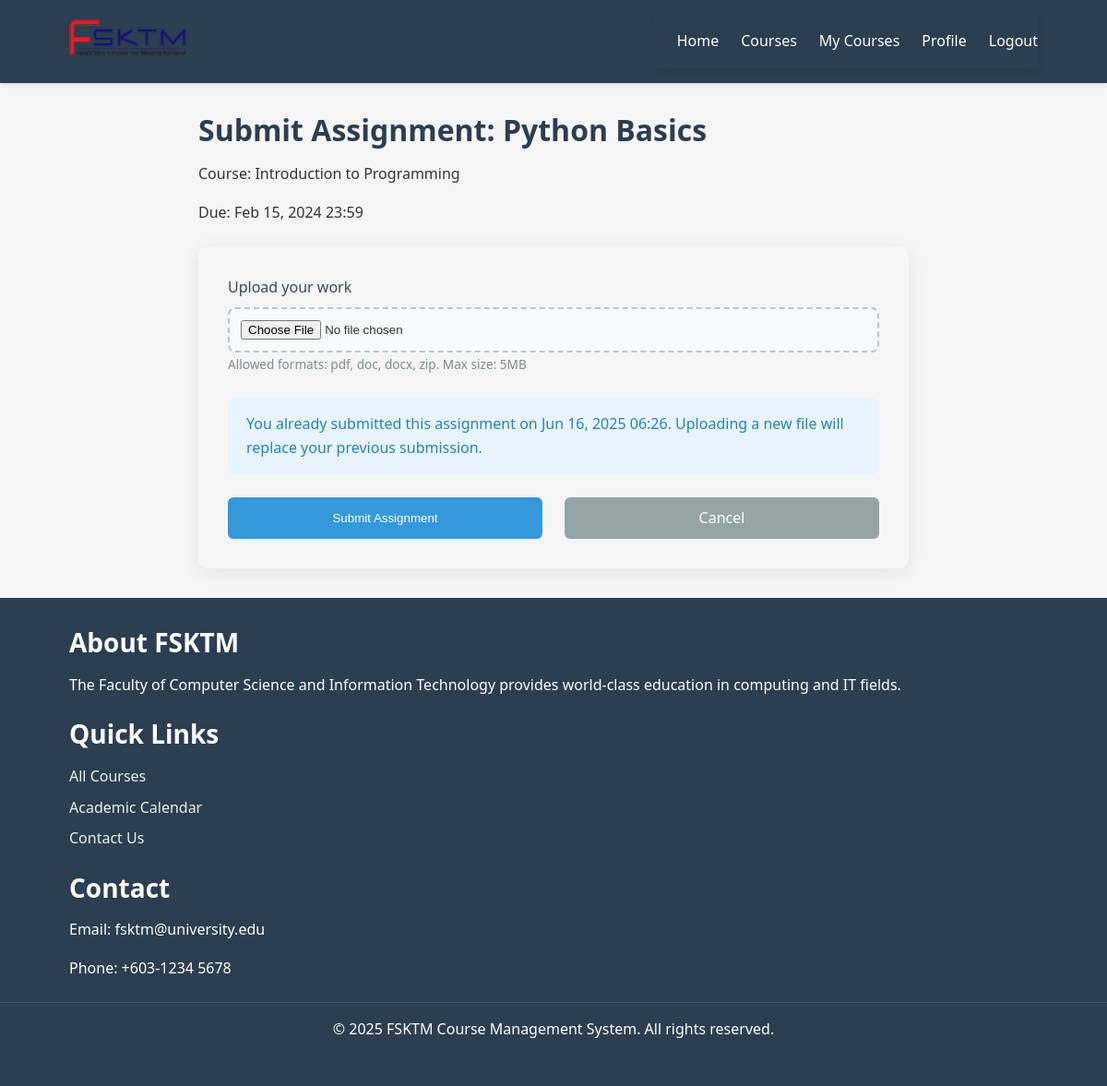
The page /pages/assignment-submit.php?id=1 (signed in) on the database its author committed.
### tables this page shows
CREATE TABLE `assignments` (
  `assignment_id` int(11) NOT NULL,
  `course_id` int(11) NOT NULL,
  `title` varchar(200) NOT NULL,
  `description` text DEFAULT NULL,
  `due_date` datetime NOT NULL,
  `max_marks` int(11) DEFAULT 100,
  `created_at` timestamp NOT NULL DEFAULT current_timestamp(),
  `updated_at` timestamp NOT NULL DEFAULT current_timestamp() ON UPDATE current_timestamp()
);

CREATE TABLE `courses` (
  `course_id` int(11) NOT NULL,
  `course_code` varchar(10) NOT NULL,
  `course_name` varchar(100) NOT NULL,
  `description` text DEFAULT NULL,
  `credits` int(11) NOT NULL DEFAULT 3,
  `semester` enum('1','2','3') NOT NULL,
  `academic_year` varchar(9) NOT NULL,
  `max_students` int(11) DEFAULT 40,
  `current_enrolled` int(11) DEFAULT 0,
  `instructor_id` int(11) DEFAULT NULL,
  `schedule_day` varchar(20) DEFAULT NULL,
  `schedule_time` varchar(50) DEFAULT NULL,
  `classroom` varchar(20) DEFAULT NULL,
  `course_image` varchar(255) DEFAULT 'default-course.jpg',
  `prerequisites` text DEFAULT NULL,
  `category_id` int(11) DEFAULT NULL,
  `is_active` tinyint(1) DEFAULT 1,
  `created_at` timestamp NOT NULL DEFAULT current_timestamp(),
  `updated_at` timestamp NOT NULL DEFAULT current_timestamp() ON UPDATE current_timestamp()
);

CREATE TABLE `submissions` (
  `submission_id` int(11) NOT NULL,
  `assignment_id` int(11) NOT NULL,
  `user_id` int(11) NOT NULL,
  `submission_date` timestamp NOT NULL DEFAULT current_timestamp(),
  `file_path` varchar(255) NOT NULL,
  `marks` decimal(5,2) DEFAULT NULL,
  `feedback` text DEFAULT NULL,
  `status` enum('submitted','late','graded') DEFAULT 'submitted'
);

### pages/assignment-submit.php (the view, shortened to what this page needs)
<?php
require_once '../includes/header.php';
$assignment_id = (int)$_GET['id'];
$db = new Database();
$conn = $db->getConnection();
$stmt = $conn->prepare("
    SELECT a.*, c.course_name
    FROM assignments a
    JOIN courses c ON a.course_id = c.course_id
    WHERE a.assignment_id = ?
");
$stmt->bind_param("i", $assignment_id);
$stmt->execute();
$assignment = $stmt->get_result()->fetch_assoc();
$stmt = $conn->prepare("
    SELECT * FROM submissions
    WHERE assignment_id = ? AND user_id = ?
");
$stmt->bind_param("ii", $assignment_id, $_SESSION['user_id']);
$stmt->execute();
$existing_submission = $stmt->get_result()->fetch_assoc();
?>
<div class="submit-container">
    <h2>Submit Assignment: <?= $assignment['title'] ?></h2>
    <p>Course: <?= $assignment['course_name'] ?></p>
    <p>Due: <?= date('M j, Y H:i', strtotime($assignment['due_date'])) ?></p>
    <div class="card">
        <div class="card-body">
            <form method="POST" enctype="multipart/form-data">
                <div class="form-group">
                    <label for="submission_file">Upload your work</label>
                    <input type="file" class="form-control-file" id="submission_file" name="submission_file" required>
                    <small class="form-text text-muted">
                        Allowed formats: <?= implode(', ', ALLOWED_TYPES) ?>. Max size: <?= (MAX_FILE_SIZE / 1024 / 1024) ?>MB
                    </small>
                </div>
                <?php if ($existing_submission): ?>
                    <div class="alert alert-info">
                        You already submitted this assignment on <?= date('M j, Y H:i', strtotime($existing_submission['submission_date'])) ?>.
                        Uploading a new file will replace your previous submission.
                    </div>
                <?php endif; ?>
                <div class="form-actions">
                    <button type="submit" class="btn btn-primary">Submit Assignment</button>
                    <a href="course-details.php?id=<?= $assignment['course_id'] ?>" class="btn btn-secondary">Cancel</a>
                </div>
            </form>
        </div>
    </div>
</div>
<?php require_once '../includes/footer.php'; ?>

### assets/css/style.css (style rules this page uses)
:root { --primary-color: #3498db; --secondary-color: #2ecc71; --danger-color: #e74c3c; --warning-color: #f39c12; --dark-color: #2c3e50; --light-color: #ecf0f1; --gray-color: #95a5a6; --white-color: #ffffff; --black-color: #000000; }
* { margin: 0; padding: 0; box-sizing: border-box; }
body { font-family: 'Segoe UI', Tahoma, Geneva, Verdana, sans-serif; line-height: 1.6; color: #333; background-color: #f5f5f5; }
a { text-decoration: none; color: var(--primary-color); }
h1, h2, h3, h4, h5, h6 { margin-bottom: 1rem; font-weight: 600; line-height: 1.2; }
h2 { font-size: 2rem; }
p { margin-bottom: 1rem; }
.btn { display: inline-block; padding: 0.5rem 1rem; border-radius: 4px; font-weight: 500; text-align: center; cursor: pointer; transition: all 0.3s ease; border: none; }
.btn-primary { background-color: var(--primary-color); color: var(--white-color); }
.btn-secondary { background-color: var(--secondary-color); color: var(--white-color); }
.form-group { margin-bottom: 1rem; }
label { display: block; margin-bottom: 0.5rem; font-weight: 500; }
.form-actions { margin-top: 1.5rem; display: flex; justify-content: flex-end; gap: 0.5rem; }
.alert { padding: 1rem; margin-bottom: 1rem; border-radius: 4px; }

### pages/assignment-submit.php (style rules this page uses)
.submit-container { max-width: 800px; margin: 2rem auto; padding: 0 15px; }
h2 { color: #2c3e50; margin-bottom: 1rem; font-weight: 600; }
.card { border: none; border-radius: 10px; box-shadow: 0 4px 20px rgba(0, 0, 0, 0.08); margin-top: 1.5rem; overflow: hidden; }
.card-body { padding: 2rem; }
.form-group { margin-bottom: 1.5rem; }
label { display: block; margin-bottom: 0.5rem; font-weight: 500; color: #34495e; }
.form-control-file { display: block; width: 100%; padding: 0.75rem; border: 2px dashed #bdc3c7; border-radius: 8px; background-color: #f8f9fa; transition: all 0.3s ease; }
.form-text { font-size: 0.85rem; color: #7f8c8d; margin-top: 0.5rem; }
.btn { padding: 0.6rem 1.5rem; border-radius: 6px; font-weight: 500; transition: all 0.2s ease; }
.btn-primary { background-color: #3498db; border-color: #3498db; }
.btn-secondary { background-color: #95a5a6; border-color: #95a5a6; margin-left: 0.75rem; }
.alert { border-radius: 8px; padding: 1rem 1.25rem; margin-bottom: 1.5rem; }
.alert-info { background-color: #e8f4fd; border-color: #d4e6f7; color: #2980b9; }
.form-actions { display: flex; gap: 12px; margin-top: 20px; }
.form-actions .btn { flex: 1; text-align: center; padding: 10px 0; }
.form-actions .btn { min-width: 120px; flex: 0 0 auto; }
.form-actions .btn { flex: 1; }

### rows shown on the page
assignments: title "Python Basics", course.course_name "Introduction to Programming", due_date "Feb 15, 2024 23:59"
submissions: submission_date "Jun 16, 2025 06:26"

### other values the page prints
implode(', ', ALLOWED_TYPES) "pdf, doc, docx, zip"
MAX_FILE_SIZE / 1024 / 1024 "5"
